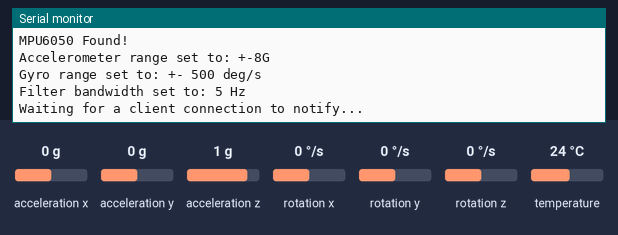
A program run on a simulated ESP32. Parts: the last lines printed to the serial monitor. The test bench sets the inputs (shaded band); at power-on: acceleration x 0 g, acceleration y 0 g, acceleration z 1 g, rotation x 0 °/s, rotation y 0 °/s, rotation z 0 °/s, temperature 24 °C. Nothing arrives over Bluetooth unless stated; a phone connects over Bluetooth LE 3 s after start.

Above: at 1.3 s.
1.4 s: acceleration x set to -1.4 g
At 3.8 s:
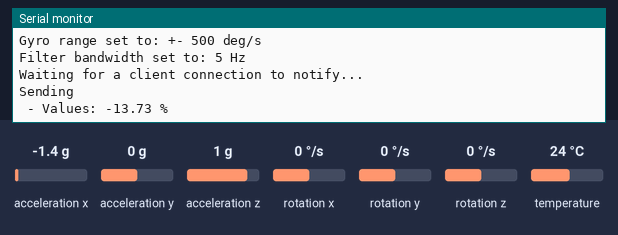
4.6 s: acceleration x set to -0.8 g
At 5.6 s:
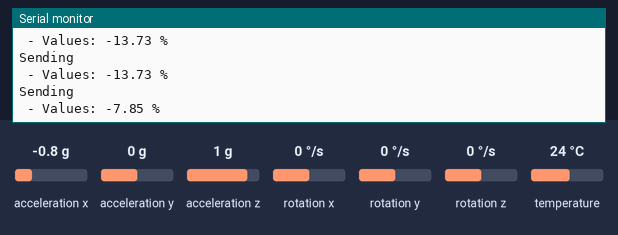

Measured:
- after the input at 1.4 s, the serial monitor: prints a new line after 1.7 s (image 1)
- after the input at 4.6 s, the serial monitor: prints a new line after 0.51 s (image 2)

The program:

main.cpp
```cpp
#include <Arduino.h>
#include <Adafruit_MPU6050.h>
#include <Adafruit_Sensor.h>
#include <Wire.h>
#include <string>
#include <sstream>
#include <regex>
#include <helper.h>
#include <BLEDevice.h>
#include <BLEUtils.h>
#include <BLEServer.h>

Adafruit_MPU6050 mpu;

bool deviceConnected = false;

// Timer variables
unsigned long lastTime = 0;
unsigned long timerDelay = 1000;

//BLE server name
#define bleServerName "MyESP32"

// Sensor values
#define SERVICE_UUID "39282bca-6b33-4b76-98ff-48d402a77d0b"
#define CHARACTERISTIC_UUID "040f5df9-7793-4734-850e-37ae7770eb20"
#define DESCRIPTOR_UUID "f811e592-15f6-4c32-a286-c8bf3059a10e"

// Sensor Characteristic
BLECharacteristic mpuDataCharacteristics(CHARACTERISTIC_UUID, BLECharacteristic::PROPERTY_NOTIFY);
BLEDescriptor mpuDataDescriptor(DESCRIPTOR_UUID);

bool transfer;

class MyServerCallbacks: public BLEServerCallbacks {
  void onConnect(BLEServer* pServer) {
    deviceConnected = true;
  };
  void onDisconnect(BLEServer* pServer) {
    deviceConnected = false;
  }
};

void setup(void)
{
  Serial.begin(115200);
  while (!Serial)
    delay(10); // will pause Zero, Leonardo, etc until serial console opens

  init_mpu(mpu);

  Serial.println("");
  delay(100);

  transfer = true;

  // Create the BLE Device
  BLEDevice::init(bleServerName);

  // Create the BLE Server
  BLEServer *pServer = BLEDevice::createServer();
  pServer->setCallbacks(new MyServerCallbacks());

  // Create the BLE Service
  BLEService *mpuService = pServer->createService(SERVICE_UUID);

  // Create BLE Characteristics and Create a BLE Descriptor
  mpuService->addCharacteristic(&mpuDataCharacteristics);
  mpuDataDescriptor.setValue("MPU-6050 Sensor Values");
  mpuDataCharacteristics.addDescriptor(&mpuDataDescriptor);

  // Start the service
  mpuService->start();

  // Start advertising
  BLEAdvertising *pAdvertising = BLEDevice::getAdvertising();
  pAdvertising->addServiceUUID(SERVICE_UUID);
  pServer->getAdvertising()->start();
  Serial.println("Waiting for a client connection to notify...");
}

void loop() {

/*    // Get new sensor events with the readings
    sensors_event_t a, g, temp;
    mpu.getEvent(&a, &g, &temp);

    // std::format("{:.2f}", a.acceleration.z);
    std::string accx = format(a.acceleration.x);
    std::string accy = format(a.acceleration.y);
    std::string accz = format(a.acceleration.z);
    std::string rotx = format(g.gyro.x);
    std::string roty = format(g.gyro.y);
    std::string rotz = format(g.gyro.z);
    std::string tempstr = format(temp.temperature);
    std::string message = "{ acc: { x:" + accx + ", y:" + accy + ", z:" + accz + " }, rot: { x:" + rotx + ", y:" + accy + ", z:" + accz + " }, temp:" + tempstr + " }";
    Serial.println(message.c_str());
    SerialBT.println(message.c_str());
    delay(500); */

  if (deviceConnected) {
    if ((millis() - lastTime) > timerDelay) {
      Serial.println("Sending");
      // Read values
      sensors_event_t a, g, temp;
      mpu.getEvent(&a, &g, &temp);

      //Notify humidity reading from MPU
      static char accelX[6];
      dtostrf(a.acceleration.x, 6, 2, accelX);
      //Set humidity Characteristic value and notify connected client
      mpuDataCharacteristics.setValue(accelX);
      mpuDataCharacteristics.notify();
      Serial.print(" - Values: ");
      Serial.print(a.acceleration.x);
      Serial.println(" %");

      lastTime = millis();
    }
  }
}
```

helper.h
```cpp
#include <Adafruit_MPU6050.h>
#include <Wire.h>
#include "BluetoothSerial.h"

void init_mpu(Adafruit_MPU6050 &mpu)
{
  // Try to initialize!
  if (!mpu.begin())
  {
    Serial.println("Failed to find MPU6050 chip");
    while (1)
    {
      delay(10);
    }
  }
  Serial.println("MPU6050 Found!");

  mpu.setAccelerometerRange(MPU6050_RANGE_8_G);
  Serial.print("Accelerometer range set to: ");
  switch (mpu.getAccelerometerRange())
  {
  case MPU6050_RANGE_2_G:
    Serial.println("+-2G");
    break;
  case MPU6050_RANGE_4_G:
    Serial.println("+-4G");
    break;
  case MPU6050_RANGE_8_G:
    Serial.println("+-8G");
    break;
  case MPU6050_RANGE_16_G:
    Serial.println("+-16G");
    break;
  }
  mpu.setGyroRange(MPU6050_RANGE_500_DEG);
  Serial.print("Gyro range set to: ");
  switch (mpu.getGyroRange())
  {
  case MPU6050_RANGE_250_DEG:
    Serial.println("+- 250 deg/s");
    break;
  case MPU6050_RANGE_500_DEG:
    Serial.println("+- 500 deg/s");
    break;
  case MPU6050_RANGE_1000_DEG:
    Serial.println("+- 1000 deg/s");
    break;
  case MPU6050_RANGE_2000_DEG:
    Serial.println("+- 2000 deg/s");
    break;
  }
  mpu.setFilterBandwidth(MPU6050_BAND_5_HZ);
  Serial.print("Filter bandwidth set to: ");
  switch (mpu.getFilterBandwidth())
  {
  case MPU6050_BAND_260_HZ:
    Serial.println("260 Hz");
    break;
  case MPU6050_BAND_184_HZ:
    Serial.println("184 Hz");
    break;
  case MPU6050_BAND_94_HZ:
    Serial.println("94 Hz");
    break;
  case MPU6050_BAND_44_HZ:
    Serial.println("44 Hz");
    break;
  case MPU6050_BAND_21_HZ:
    Serial.println("21 Hz");
    break;
  case MPU6050_BAND_10_HZ:
    Serial.println("10 Hz");
    break;
  case MPU6050_BAND_5_HZ:
    Serial.println("5 Hz");
    break;
  }
}

/* String get_message(BluetoothSerial &SerialBT) {
  String message = "";
  while (SerialBT.available())
  {
    char incomingChar = SerialBT.read();
    if (incomingChar != '\n' && incomingChar != ' ' && incomingChar != '\t' && incomingChar != '\r')
    {
      message += String(incomingChar);
    }
  }
  return message;
} */

/* std::string format(float number) {
  std::stringstream stream;
  stream << std::fixed << std::setprecision(2) << number;
  return stream.str();
} */
```
